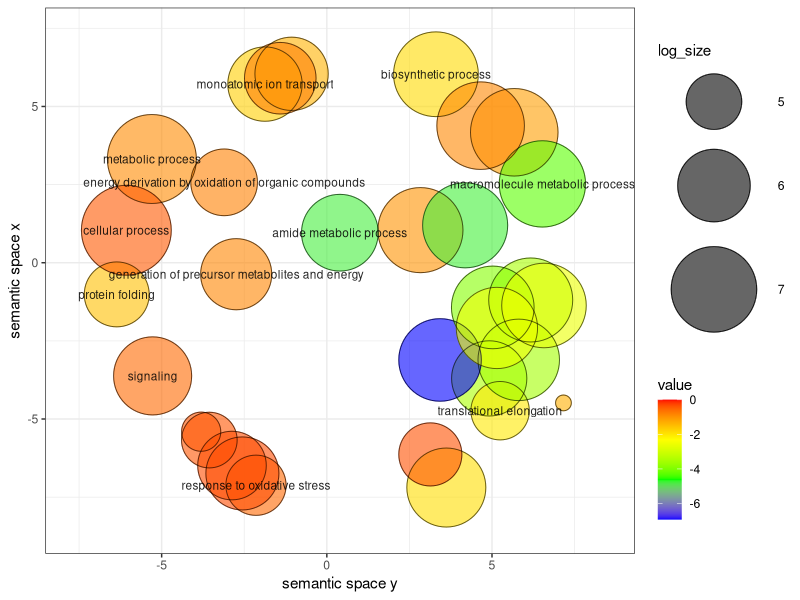

Source code (R):
# A plotting R script produced by the Revigo server at http://revigo.irb.hr/
# If you found Revigo useful in your work, please cite the following reference:
# Supek F et al. "REVIGO summarizes and visualizes long lists of Gene Ontology
# terms" PLoS ONE 2011. doi:10.1371/journal.pone.0021800

# --------------------------------------------------------------------------
# If you don't have the ggplot2 package installed, uncomment the following line:
# install.packages( "ggplot2" );
library( ggplot2 );

# --------------------------------------------------------------------------
# If you don't have the scales package installed, uncomment the following line:
# install.packages( "scales" );
library( scales );

# --------------------------------------------------------------------------
# Here is your data from Revigo. Scroll down for plot configuration options.

revigo.names <- c("term_ID","description","frequency","plot_X","plot_Y","log_size","value","uniqueness","dispensability");
revigo.data <- rbind(c("GO:0001172","RNA-templated transcription",0.03587618518471213,7.163109130723554,-4.484609591125595,4.032900678732676,-1.3102379881444948,0.8414929721713792,0.23925645),
c("GO:0006091","generation of precursor metabolites and energy",2.62835465282124,-2.743984219070875,-0.36689539575844093,5.897738674144431,-0.8489287723857524,0.9012079805535839,0.07976143),
c("GO:0006412","translation",5.085673767131161,4.9155053738767265,-3.7004084392124947,6.184402940776566,-3.495463352651212,0.6220490638178979,0.66980486),
c("GO:0006414","translational elongation",0.45853729473473576,5.245648844425107,-4.733485986249726,5.139431973597713,-2.045103356886606,0.7191171663051614,0),
c("GO:0006457","protein folding",1.0590625918025878,-6.359739416856673,-1.012490695890438,5.502977151016975,-1.4999359594869985,0.9878690355532181,0.00984147),
c("GO:0006807","nitrogen compound metabolic process",48.837649518475466,5.673721265788011,4.17412277005553,7.1668089422978785,-1.1213996824235897,0.8738526823898862,0.17591958),
c("GO:0006811","monoatomic ion transport",4.401907471506606,-1.8722366356626563,5.71553498282658,6.1216953964406695,-1.6840437116451128,0.937977826929735,-0),
c("GO:0006979","response to oxidative stress",0.5712981471310761,-2.144787756098779,-7.119158567619873,5.23491950292478,-0.5470124001802301,0.9196496063713421,-0),
c("GO:0007264","small GTPase mediated signal transduction",0.33345626897253483,-3.5569856220050924,-5.67342365813307,5.001097377441363,-0.3832167554704519,0.8747377649598825,0.3013286),
c("GO:0007265","Ras protein signal transduction",0.07726717799377551,-3.8040456831297615,-5.4055583274431065,4.366067904812481,-0.3802112069680489,0.8704903731821495,0.48915419),
c("GO:0008152","metabolic process",65.3565173451011,-5.295660158260888,3.3190987059507453,7.293343082853126,-0.9026114844572575,1,-0),
c("GO:0009058","biosynthetic process",28.23839282673206,3.3031079375000045,6.030180434528576,6.928894185470589,-1.853875376648954,0.8945151263105755,0.13256613),
c("GO:0009059","macromolecule biosynthetic process",15.258385035486357,5.809400433806216,-3.1078184264792506,6.661562823384344,-3.5942417421802175,0.7205346774848062,0.51204972),
c("GO:0009987","cellular process",79.12519251933975,-6.06889414401268,1.0393894271430857,7.376368956838209,-0.4085211177893732,1,-0),
c("GO:0010467","gene expression",9.706370753664654,3.6175408428518994,-7.192143329246835,6.465111183714701,-1.888992019834076,0.8578116475826768,0.29468075),
c("GO:0015980","energy derivation by oxidation of organic compounds",1.3592204656440126,-3.1085729532908295,2.5722835722573083,5.611345126683129,-0.7835743907188177,0.8729688795742506,0.09068117),
c("GO:0019538","protein metabolic process",18.67385374490695,3.427614154021748,-3.109827658265599,6.7492881892860686,-6.919122171159858,0.7560633348640016,0.23871088),
c("GO:0019941","modification-dependent protein catabolic process",0.8274007574112628,3.133178190914635,-6.132086801377858,5.395771818867355,-0.337459275405227,0.8113194015395182,0.26812463),
c("GO:0023052","signaling",8.271383217529026,-5.273367329939904,-3.6203452034151287,6.395632475900429,-0.5601881095296173,0.9608933246429875,-0),
c("GO:0034220","monoatomic ion transmembrane transport",3.707494071415495,-1.067233423628897,6.044728944126672,6.047135013730295,-1.354695851230305,0.900765558925808,0.42984343),
c("GO:0034641","cellular nitrogen compound metabolic process",30.187049102942364,2.833252622388866,1.0433172930764396,6.957874867913695,-0.987146331446147,0.8006787275562326,0.30530756),
c("GO:0042221","response to chemical",3.5497133630507625,-2.556011521917436,-6.741335015132239,6.028247851305722,-0.30777554552473085,0.9077741402212164,0.38514006),
c("GO:0043170","macromolecule metabolic process",38.34861513800723,6.52527455906617,2.522557806821364,7.061803881678349,-4.291198430431209,0.8585746782164007,0.06848872),
c("GO:0043603","amide metabolic process",6.518961624921768,0.39429706506755247,0.9613908957207106,6.292232804957447,-4.796877868652899,0.8776317657817388,0.09036333),
c("GO:0044237","cellular metabolic process",49.22533251163365,4.655716361206471,4.385709154517542,7.170242846650484,-0.8667310128729786,0.8664507215532002,0.20673508),
c("GO:0044249","cellular biosynthetic process",24.389190152163454,6.171994336090761,-1.1913812127371444,6.865251597822689,-3.5254051320867434,0.7133396402112125,0.59014338),
c("GO:0044271","cellular nitrogen compound biosynthetic process",18.93399433857433,5.02354345332264,-1.4292068072657553,6.755296478091295,-3.925616607396592,0.6917985421284201,0.30270307),
c("GO:0070887","cellular response to chemical stimulus",1.7854239576547926,-2.8709312719781597,-6.48845252993401,5.729796325992063,-0.3190836096882208,0.8950064796612932,0.44473782),
c("GO:0098660","inorganic ion transmembrane transport",2.8120629398541377,-1.409540769827249,5.903765505542076,5.9270797094445795,-0.7721068709592599,0.9188307715472575,0.50368514),
c("GO:1901564","organonitrogen compound metabolic process",29.993834591427927,4.18729313425565,1.1976156875276418,6.955086199151694,-4.773067735423382,0.8156770820785909,0.25443166),
c("GO:1901566","organonitrogen compound biosynthetic process",14.63667861962968,5.148748159037676,-2.0867496183201784,6.643496794616454,-2.5580738779913026,0.6999918234967198,0.50610956),
c("GO:1901576","organic substance biosynthetic process",27.07678740968754,6.573540742472432,-1.3677406415029794,6.910651347384342,-2.618916883095608,0.7178515574404378,0.66782618));

one.data <- data.frame(revigo.data);
names(one.data) <- revigo.names;
one.data <- one.data [(one.data$plot_X != "null" & one.data$plot_Y != "null"), ];
one.data$plot_X <- as.numeric( as.character(one.data$plot_X) );
one.data$plot_Y <- as.numeric( as.character(one.data$plot_Y) );
one.data$log_size <- as.numeric( as.character(one.data$log_size) );
one.data$value <- as.numeric( as.character(one.data$value) );
one.data$frequency <- as.numeric( as.character(one.data$frequency) );
one.data$uniqueness <- as.numeric( as.character(one.data$uniqueness) );
one.data$dispensability <- as.numeric( as.character(one.data$dispensability) );
#head(one.data);


# --------------------------------------------------------------------------
# Names of the axes, sizes of the numbers and letters, names of the columns,
# etc. can be changed below

p1 <- ggplot( data = one.data );
p1 <- p1 + geom_point( aes( plot_X, plot_Y, colour = value, size = log_size), alpha = I(0.6) );
p1 <- p1 + scale_colour_gradientn( colours = c("blue", "green", "yellow", "red"), limits = c( min(one.data$value), 0) );
p1 <- p1 + geom_point( aes(plot_X, plot_Y, size = log_size), shape = 21, fill = "transparent", colour = I (alpha ("black", 0.6) ));
p1 <- p1 + scale_size( range=c(5, 30)) + theme_bw(); # + scale_fill_gradientn(colours = heat_hcl(7), limits = c(-300, 0) );
ex <- one.data [ one.data$dispensability < 0.15, ];
p1 <- p1 + geom_text( data = ex, aes(plot_X, plot_Y, label = description), colour = I(alpha("black", 0.85)), size = 3 );
p1 <- p1 + labs (y = "semantic space x", x = "semantic space y");
p1 <- p1 + theme(legend.key = element_blank()) ;
one.x_range = max(one.data$plot_X) - min(one.data$plot_X);
one.y_range = max(one.data$plot_Y) - min(one.data$plot_Y);
p1 <- p1 + xlim(min(one.data$plot_X)-one.x_range/10,max(one.data$plot_X)+one.x_range/10);
p1 <- p1 + ylim(min(one.data$plot_Y)-one.y_range/10,max(one.data$plot_Y)+one.y_range/10);


# --------------------------------------------------------------------------
# Output the plot to screen
pdf( file="S_C_VS_T3_scatterplot.pdf", width=16, height=9 ) 
p1
dev.off()

